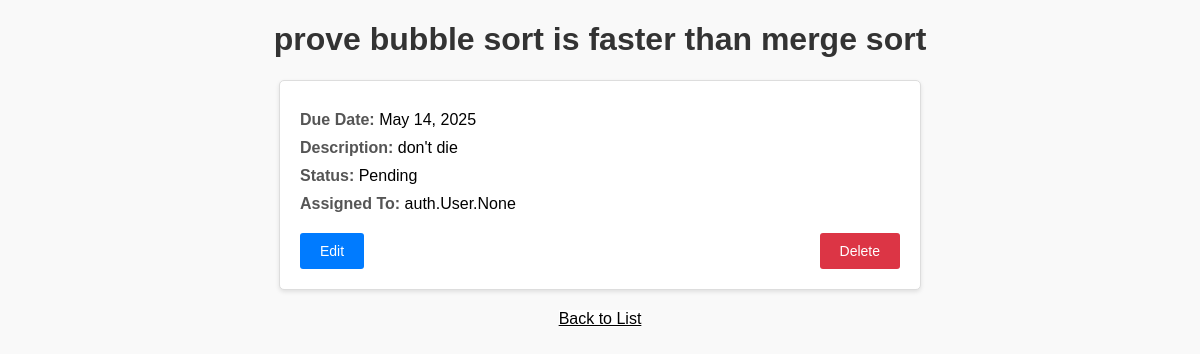
/tasks/22/ (signed in), run on the app's committed database.
### tasks/models.py (models this page shows, shortened)
class Assignment(models.Model):
    STATUS_CHOICES = [
        ('Pending', 'Pending'),
        ('In Progress', 'In Progress'),
        ('Completed', 'Completed'),
    ]
    name = models.CharField(max_length=255)
    due_date = models.DateField()
    description = models.TextField()
    status = models.CharField(max_length=50, choices=STATUS_CHOICES, default='Pending')
    assigned_to = models.ManyToManyField(User, related_name='assignments')

### tasks/views.py (the view)
# urls.py: path('<int:pk>/', views.assignment_detail, name='assignment_detail'),
@login_required
def assignment_detail(request, pk):
    assignment = get_object_or_404(Assignment, pk=pk, assigned_to=request.user)
    return render(request, 'tasks/assignment_detail.html', {'assignment': assignment})

### tasks/templates/tasks/assignment_detail.html (shortened to what this page needs)
<!DOCTYPE html>
<html>
<head>
</head>
<body>
    <h1>{{ assignment.name }}</h1>
    <div class="details-container">
        <p><strong>Due Date:</strong> {{ assignment.due_date }}</p>
        <p><strong>Description:</strong> {{ assignment.description }}</p>
        <p><strong>Status:</strong> {{ assignment.status }}</p>
        <p><strong>Assigned To:</strong> {{ assignment.assigned_to }}</p>
        <div class="button-group">
            <a href="{% url 'update_assignment' pk=assignment.id %}" class="btn-primary">Edit</a>
            <form method="post" action="{% url 'delete_assignment' pk=assignment.id %}" style="display:inline;">
                <button type="submit" class="btn-danger">Delete</button>
            </form>
        </div>
    </div>
    <div style="text-align: center; margin-top: 20px;">
        <a href="{% url 'assignment_list' %}" class="btn-secondary">Back to List</a>
    </div>
</body>
</html>

### tasks/templates/tasks/assignment_detail.html (style rules this page uses)
body { font-family: Arial, sans-serif; margin: 20px; background-color: #f9f9f9; }
h1 { text-align: center; color: #333; }
.details-container { max-width: 600px; margin: 20px auto; padding: 20px; background: #fff; border: 1px solid #ddd; border-radius: 5px; box-shadow: 0 2px 4px rgba(0, 0, 0, 0.1); }
.details-container p { margin: 10px 0; font-size: 16px; }
.details-container p strong { color: #555; }
.button-group { display: flex; justify-content: space-between; margin-top: 20px; }
.button-group a, .button-group button { text-decoration: none; padding: 10px 20px; border-radius: 3px; font-size: 14px; cursor: pointer; text-align: center; }
.btn-primary { background-color: #007BFF; color: white; border: none; }
.btn-danger { background-color: #dc3545; color: white; border: none; }
.btn-secondary { background-color: white; color: black; border: black; }

### data on the page
Assignment: name "prove bubble sort is faster than merge sort", due_date "May 14, 2025", description "don't die", status "Pending", assigned_to "auth.User.None"
